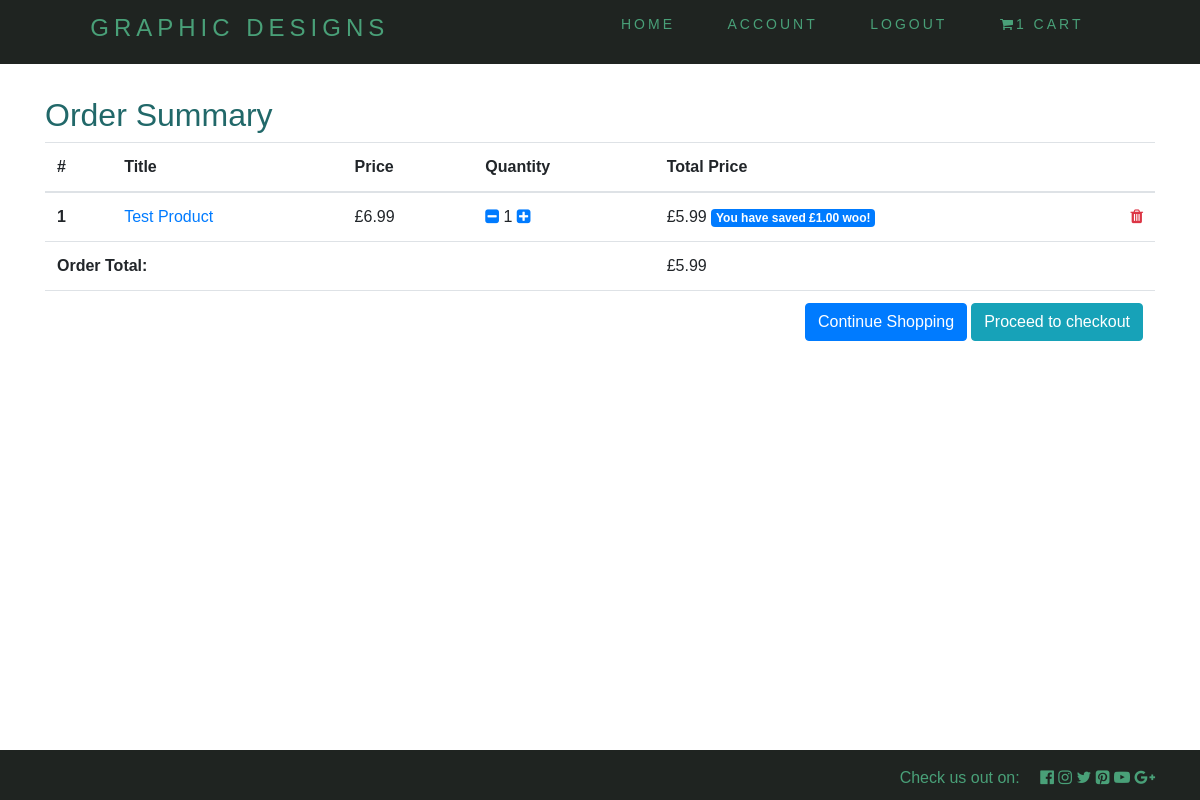
Page /order-summary/ (signed in) on the committed database.
### users/models.py (models this page shows, shortened)
class Order(models.Model):
    user = models.ForeignKey(User, on_delete=models.CASCADE)
    items = models.ManyToManyField(OrderItem)
    start_date = models.DateTimeField(auto_now_add=True)
    ordered_date = models.DateTimeField()
    ordered = models.BooleanField(default=False)
    billing_address = models.ForeignKey('BillingAddress', on_delete=models.SET_NULL, blank=True, null=True)
    payment = models.ForeignKey('Payment', on_delete=models.SET_NULL, blank=True, null=True)
    def get_total(self):
        total = 0
        for order_item in self.items.all():
            total += order_item.get_final_price()
        return total

class OrderItem(models.Model):
    user = models.ForeignKey(User, on_delete=models.CASCADE)
    ordered = models.BooleanField(default=False)
    item = models.ForeignKey(Item, on_delete=models.CASCADE)
    quantity = models.IntegerField(default=1)
    def get_total_price(self):
        return self.quantity * self.item.price
    def get_total_discount_price(self):
        return self.quantity * self.item.discount_price
    def get_savings(self):
        return self.get_total_price() - self.get_total_discount_price()
    def get_final_price(self):
        if self.item.discount_price:
            return self.get_total_discount_price()
        return self.get_total_price()
    def  get_absolute_url(self):
        return reverse('core:product', kwargs={
            'slug': self.item.slug
        })

class Item(models.Model):
    title = models.CharField(max_length=100)
    price = models.FloatField()
    discount_price = models.FloatField(blank=True, null=True)
    size = models.CharField(choices=SIZE_CHOICES, default='S', max_length=2)
    image = models.ImageField(default='default.jpg', upload_to='product_pics')
    slug = models.SlugField()
    description = models.TextField(default='This is a test description, please update')

### graphic_designs/views.py (the view)
# urls.py: path('order-summary/', views.OrderSummaryView.as_view(), name='order-summary'),
class OrderSummaryView(LoginRequiredMixin, View):
    def get(self, *args, **kwargs):
        try:
            order = Order.objects.get(user=self.request.user, ordered=False)
            context = {
                'object':order
            }
            return render(self.request, "app/order_summary.html", context)
        except ObjectDoesNotExist:
            messages.error(self.request, "You do not have an active order")
            return redirect("core:home")
        return render(self.request, "app/order_summary.html")

### graphic_designs/templatetags/cart_template_tags.py (called while the page is built)
@register.filter
def cart_item_count(user):
    if user.is_authenticated:
        query = Order.objects.filter(user=user, ordered=False)
        if query.exists():
            return query[0].items .count()
    return 0

### graphic_designs/templates/app/order_summary.html (shortened to what this page needs)
{% extends 'app/base.html' %}
{% block body %}
    <div class="col-md-12">
        <div class="text-nowrap mt-5 mobile-center">
            <h2>Order Summary</h2>
            <table class="table">
                <thead>
                    <tr>
                        <th scope="col">#</th>
                        <th scope="col">Title</th>
                        <th scope="col">Price</th>
                        <th scope="col">Quantity</th>
                        <th scope="col">Total Price</th>
                    </tr>
                </thead>
                <tbody>
                    {% for order_item in object.items.all %}
                    <tr>
                        <th scope="row">{{ forloop.counter }}</th>
                        <td><a href="{{ order_item.get_absolute_url }}">{{ order_item.item.title }}</a></td>
                        <td>
                            £{{ order_item.item.price }}
                        </td>
                        <td>
                            <a href="{% url 'core:remove-single-item-from-cart' order_item.item.slug %}">
                                <i class="fa fa-minus-square" aria-hidden="true"></i>
                            </a>
                            {{ order_item.quantity }}
                            <a href="{% url 'core:add-to-cart' order_item.item.slug %}">
                                <i class="fa fa-plus-square" aria-hidden="true"></i>
                            </a>
                        </td>
                        <td>
                            {% if order_item.item.discount_price %}
                                £{{ order_item.get_total_discount_price }}
                                <span class="badge badge-primary">You have saved £{{ order_item.get_savings }}0 woo!</span>
                            {% else %}
                                £{{ order_item.get_total_price }}
                            {% endif %}
                            <a class="float-right text-danger" href="{% url 'core:remove-from-cart' order_item.item.slug %}">
                                <i class="fa fa-trash" aria-hidden="true"></i>
                            </a>
                        </td>
                    </tr>
                    {% endfor %}
                    {% if object.get_total %}
                    <tr>
                        <td colspan="4"><strong>Order Total:</strong></td>
                        <td colspan="1">£{{ object.get_total }}</td>
                    </tr>
                    <tr>
                        <td colspan="5" class="mobile-right">
                            <a href="{% url 'core:checkout' %}" class="btn btn-info float-right">Proceed to checkout</a>
                            <a href="{% url 'core:home' %}" class="btn btn-primary float-right mr-1">Continue Shopping</a>
                        </td>
                    </tr>
                    {% endif %}
                </tbody>
            </table>
        </div>
    </div>
{% endblock %}

### graphic_designs/templates/app/base.html (shortened to what this page needs)
{% load static %}
{% load cart_template_tags %}
<!DOCTYPE html>
<html lang="en">
<head>
    <link href="https://stackpath.bootstrapcdn.com/font-awesome/4.7.0/css/font-awesome.min.css" rel="stylesheet">
    <link rel="stylesheet" href="https://stackpath.bootstrapcdn.com/bootstrap/4.3.1/css/bootstrap.min.css">
    <link rel="stylesheet" type="text/css" href="{% static 'css/style.css' %}">
</head>
<body>
    <div class="site-header">
        <nav>
            <div class="logo">
                <h4 class="header-text"><a href="{% url 'core:home' %}">Graphic Designs</a></h4>
            </div>
            <ul class="nav-links">
                <li class="navs"><a href="{% url 'core:home' %}">Home</a></li>
                {% if user.is_authenticated %}
                    <li class="navs"><a href="{% url 'account' %}">Account</a></li>
                    <li class="navs"><a href="{% url 'logout' %}">Logout</a></li>
                    <li class="navs"><a href="{% url 'core:order-summary' %}"><i class="fa fa-shopping-cart" aria-hidden="true"></i><span>{{ request.user|cart_item_count }}</span> Cart</a></li>
                {% else %}
                    <li class="navs"><a href="{% url 'login' %}">Login</a></li>
                    <li class="navs"><a href="{% url 'register' %}">Register</a></li>
                {% endif %}
            </ul>
        </nav>
    </div>
    <div class="container main-content mt-5">
        <div class="row">
            {% block body %}{% endblock %}
        </div>
    </div>
    <footer class="footer py-3">
        <div class="container">
            <span class="text-muted">Check us out on:
                <i class="fa fa-facebook-official ml-3" aria-hidden="true"></i>
                <i class="fa fa-instagram" aria-hidden="true"></i>
                <i class="fa fa-twitter" aria-hidden="true"></i>
                <i class="fa fa-pinterest-square" aria-hidden="true"></i>
                <i class="fa fa-youtube-play" aria-hidden="true"></i>
                <i class="fa fa-google-plus" aria-hidden="true"></i>
            </span>
        </div>
    </footer>
</body>
</html>

### graphic_designs/static/css/style.css (style rules this page uses)
* { margin: 0; padding: 0; box-sizing: border-box; }
body { background: #ffffff; color: #216869; font-family: 'Poppins', sans-serif; margin-bottom: 100px; }
.footer { background-color: #1F2421; position: fixed; left: 0; bottom: 0; width: 100%; height: 50px; text-align: right; }
.footer span { color: #49A078 !important; }
.site-header { width: 100%; position: fixed; top: 0; left: 0; z-index: 30; background-color: #49A078; }
nav { display: flex; justify-content: space-around; align-items: center; min-height: 8vh; background-color: #1F2421; }
.logo { color: #49A078; text-transform: uppercase; letter-spacing: 5px; font-size: 20px; }
.nav-links { display: flex; justify-content: space-around; width: 45%; }
.nav-links .navs { list-style: none; }
.nav-links a { color: #49A078; text-decoration: none; letter-spacing: 3px; font-size: 14px; text-transform: uppercase; }
.header-text a { text-decoration: none; color: #49A078 }
.main-content { z-index: 40; }
ul { padding-left: 25px; }

### rows in the picture
OrderItem: item "Test Product", item.price "6.99", quantity "1", get_total_discount_price "5.99", get_savings "1.0"
Order: get_total "5.99"

### other values in the picture
{{ request.user|cart_item_count }} "1"
